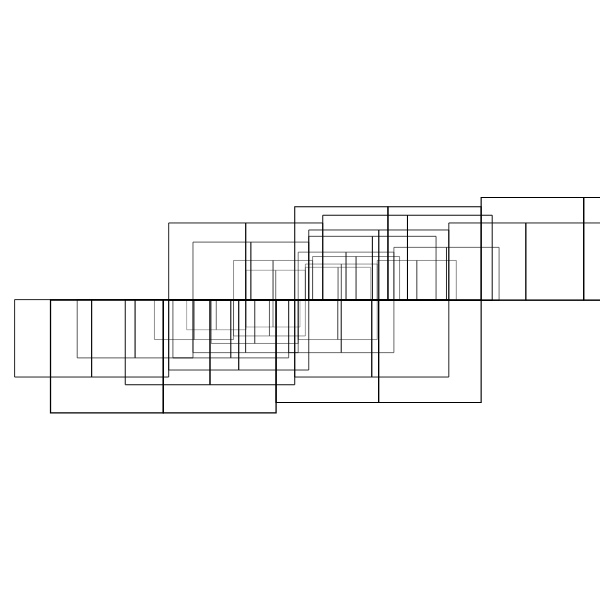
Frame 1 (no input)
Frame 60 (no input): identical to frame 1, image omitted
Frame 120 (the mouse pressed at the canvas centre since frame 60): identical to frame 1, image omitted

The p5.js sketch that drew this single still picture (run headless with seeded random() and noise() and a simulated clock; from frame 60 on, the mouse is pressed at the canvas centre):

// p5.js sketch
// ── sketch.js


let premise = 'R';
let rules = {
R: '++RR>[RR]',

}


let length = 90;
let angle = 90;

function setup() {
  createCanvas(600, 600);
  angleMode(DEGREES);
  bigRule = resolveRules(premise, rules, 2);
  print(bigRule);
  
}

function draw() {
  background('white');
  stroke('black');
  strokeWeight(1);
  noFill();
  translate(width / 2, height / 2);
  rotate(-90);
  scale(0.3);

  drawShape(bigRule);
   // angle += 1;
  // length += 0.1;
}

function resolveRules(startRule, rules, depth) {
  let endRule = '';
  for (let currentLetter of startRule) {
    if (currentLetter in rules) {
      endRule += rules[currentLetter];
    } else {
      endRule += currentLetter;
    }
  }
  if (depth >= 1) {
    endRule = resolveRules(endRule, rules, depth - 1);
  }
  return endRule;
}


function drawShape(rule)  {
  for (let c of rule) {
    if (c === 'F') {
      line(0, 0, length, 0);
      translate(length, 0);
    } else if (c === 'R') {
      rect(0, 0, length, length);
      translate(0,length);
    } else if (c === 'D') {
      line(0, 0, length * 4, 0);
      translate(length, 0);
    } else if (c === 'f') {
      translate(0, length, 0);
    } else if (c === '+') {
      rotate(angle);
    } else if (c === '-') {
      rotate(-angle);
    } else if (c === '[') {
      push();
    } else if (c === ']') {
      pop();
    } else if (c === '>') {
      scale(1.1);
    } else if (c === '<') {
      scale(0.8);
   
    }
  }
}
